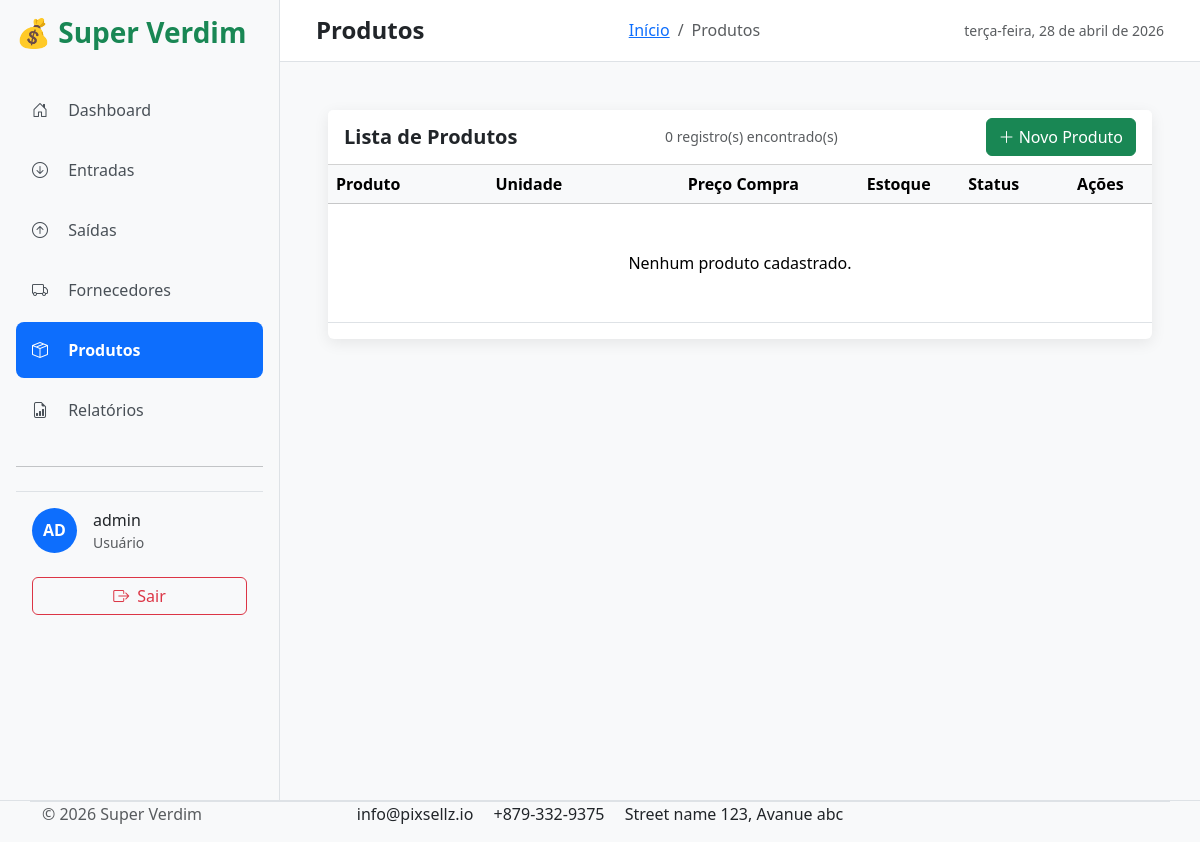
Before: /produtos/ (signed in) with the older database file.
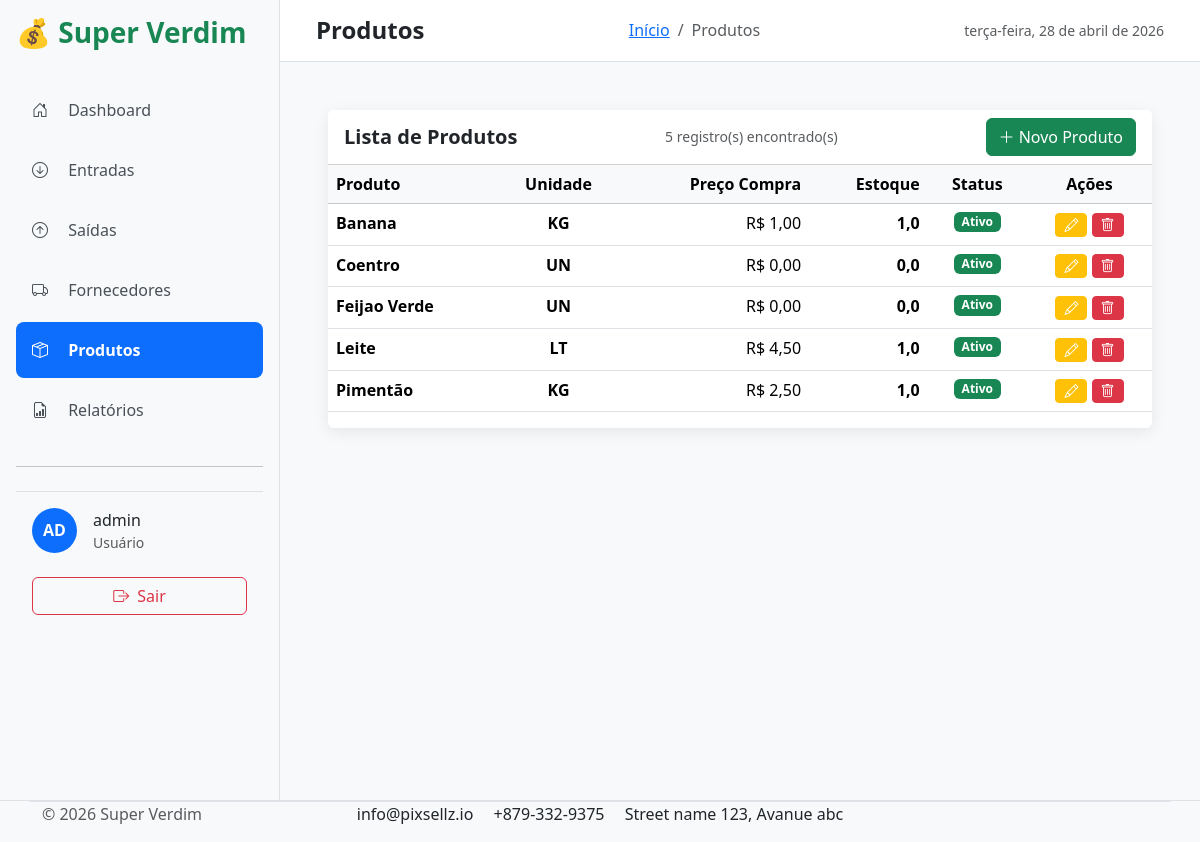
After: the same page with the newer database file.
### produtos/models.py (models this page shows, shortened)
class Produto(models.Model):
    nome = models.CharField(max_length=200, verbose_name="Nome do Produto")
    unidade = models.CharField(max_length=20, default="UN", choices=[
        ('UN', 'Unidade'),
        ('KG', 'Quilograma'),
        ('LT', 'Litro'),
        ('CX', 'Caixa'),
        ('PCT', 'Pacote'),
    ], verbose_name="Unidade")
    preco_de_compra = models.DecimalField(max_digits=12, decimal_places=2, default=0.00, verbose_name="Preço de Compra")
    estoque_atual = models.FloatField(default=0, verbose_name="Estoque Atual")
    ativo = models.BooleanField(default=True, verbose_name="Ativo")
    criado = models.DateTimeField(auto_now_add=True)
    atualizado = models.DateTimeField(auto_now=True)
    class Meta:
        verbose_name = "Produto"
        verbose_name_plural = "Produtos"
        ordering = ['nome']

### produtos/views.py (the view)
# urls.py: path('', views.lista_produtos, name='lista_produtos'),
@login_required
def lista_produtos(request):
    produtos = Produto.objects.order_by('nome')
    return render(request, 'produtos/lista_produtos.html', {'produtos': produtos})

### main/context_processors.py (called while the page is built, shortened)
def user_role(request):
    if request.user.is_authenticated:
        groups = list(request.user.groups.values_list('name', flat=True))
        return {
            'is_admin': 'Administrador' in groups,
            'is_gerente': 'Gerente' in groups,
            'is_usuario': 'Usuário' in groups,
            'user_groups': groups,
            'user': request.user,
            'user_full_name': request.user.get_full_name() or request.user.username,
        }

### templates/produtos/lista_produtos.html (shortened to what this page needs)
{% extends 'base.html' %}
{% block page_title %}Produtos{% endblock %}
{% block breadcrumb_current %}Produtos{% endblock %}
{% block content %}
<div class="p-3 p-md-5">
<div class="card">
    <div class="card-header bg-white d-flex justify-content-between align-items-center">
          <h5 class="mb-0 fw-semibold">Lista de Produtos</h5>
          <small class="text-muted">
              {{ produtos|length }} registro(s) encontrado(s)
          </small>
          <button class="btn btn-success" data-bs-toggle="modal" data-bs-target="#modalCadastrarProduto">
    <i class="bi bi-plus-lg"></i> Novo Produto
  </button>
          </div>
  <div class="table-responsive">
    <table class="table table-hover">
      <thead class="table-light">
        <tr>
          <th>Produto</th>
          <th class="text-center">Unidade</th>
          <th class="text-end">Preço Compra</th>
          <th class="text-end">Estoque</th>
          <th class="text-center">Status</th>
          <th class="text-center">Ações</th>
        </tr>
      </thead>
      <tbody>
        {% for produto in produtos %}
        <tr>
          <td><strong>{{ produto.nome }}</strong></td>
          <td class="text-center fw-bold">{{ produto.unidade }}</td>
          <td class="text-end">R$ {{ produto.preco_de_compra|floatformat:2 }}</td>
          <td class="text-end fw-bold">{{ produto.estoque_atual }}</td>
          <td class="text-center">
            {% if produto.ativo %}
              <span class="badge bg-success">Ativo</span>
            {% else %}
              <span class="badge bg-secondary">Inativo</span>
            {% endif %}
          </td>
          <td class="text-center">
            <a href="{% url 'editar_produto' produto.pk %}" class="btn btn-sm btn-warning text-white">
                <i class="bi bi-pencil"></i>
            </a>
            <button onclick="abrirModalExcluir({{ produto.pk }}, '{{ produto.nome }}')"
                    class="btn btn-sm btn-danger">
                <i class="bi bi-trash"></i>
            </button>
            </td>
        </tr>
        {% empty %}
        <tr><td colspan="7" class="text-center py-5">Nenhum produto cadastrado.</td></tr>
        {% endfor %}
      </tbody>
    </table>
  </div>
</div>
</div>
{% endblock %}

Changed rows visible on the page:
added Produto: nome "Banana", unidade "KG", preco_de_compra "1,00", estoque_atual "1,0", ativo "Ativo"
added Produto: nome "Coentro", unidade "UN", preco_de_compra "0,00", estoque_atual "0,0", ativo "Ativo"
added Produto: nome "Feijao Verde", unidade "UN", preco_de_compra "0,00", estoque_atual "0,0", ativo "Ativo"
added Produto: nome "Leite", unidade "LT", preco_de_compra "4,50", estoque_atual "1,0", ativo "Ativo"
added Produto: nome "Pimentão", unidade "KG", preco_de_compra "2,50", estoque_atual "1,0", ativo "Ativo"
Other visible differences:
{{ produtos|length }}: "0" → "5"
text no longer shown: "Nenhum produto cadastrado."
